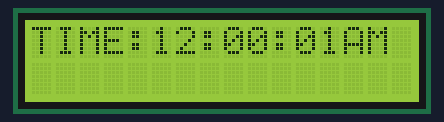
Simulated run of this sketch. Board: Arduino Uno, built with avr-gcc and run on an emulated ATmega328P. On the bench: 16×2 character LCD.

Above: at 0.1 s.
At 4.1 s:
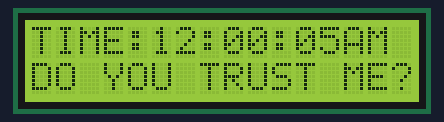
At 9.2 s:
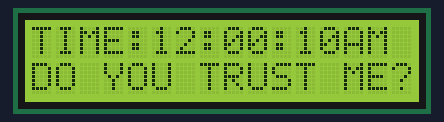
At 19.2 s:
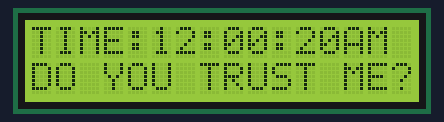
At 28.3 s:
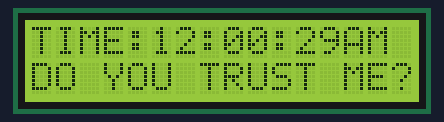
At 38.4 s:
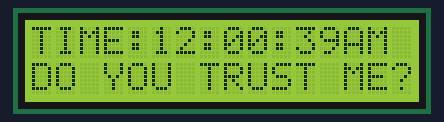

The sketch:

Clock1.ino
```cpp
/*
Digital Winding Clock - Arduino Clock for beginners [No RTC]
Just set it to exact time using the push buttons each time you switch on the clock
Made by Techno (sǝɹoɟ ǝǝןuuɐ)
Feel free to modify
*/
#include <LiquidCrystal.h>

LiquidCrystal lcd(12,11,5,4,3,2);
int h=12;
int m=0;
int s=0;
int flag;
int TIME;
const int hs=8;
const int ms=9;
int state1;
int state2;

void setup()
{
  lcd.begin(16,2);
}

void loop()
{
  lcd.setCursor(0,0);
  s=s+1;
  lcd.print("TIME:");
  lcd.print(h);
  lcd.print(":");
  if(m<10){ lcd.print("0"); }
  lcd.print(m);
  lcd.print(":");
  if(s<10){ lcd.print("0"); }
  lcd.print(s);
  if(flag<12)lcd.print("AM");
  if(flag>=12)lcd.print("PM");
  //if(flag>12)lcd.print("PM");
  if(flag==24)flag=0;
  delay(1000);
  lcd.clear();

  if(s==59){ // 59sec
    s=0;
    m=m+1;
  }

  if(m==59){ // 59min
    m=0;
    h=h+1;
    flag=flag+1;
  }

  if(h==13){ // 12hr
    h=1;
  }

  lcd.setCursor(0,1);
  lcd.print("DO YOU TRUST ME?");

  //-------Time
  // setting-------//
  /*state1=digitalRead(hs);

  if(state1==1)
  {
   h=h+1;
   flag=flag+1;
   if(flag<12)lcd.print("AM");
   if(flag>=12)lcd.print("PM");
   //if(flag>12)lcd.print("PM");
   if(flag==24)flag=0;
   if(h==13)h=1;
  }

  state2=digitalRead(ms);

  if(state2==1){
    s=0;
    m=m+1;
  } */
}
```

Measured:
- what the display in image 1 shows lasts 1.0 s, from 4.1 s to 5.1 s
